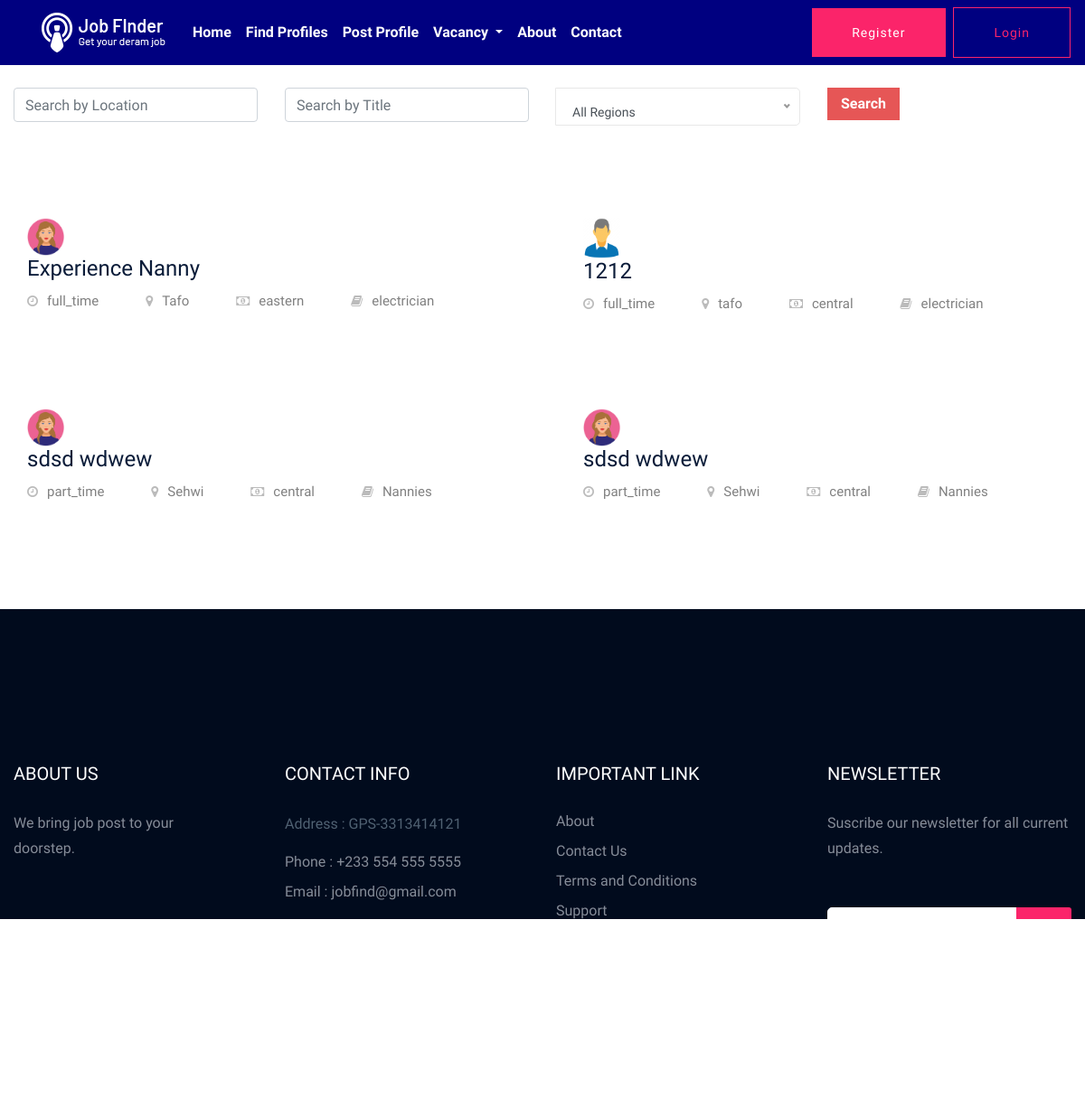
The page /profile_list on the database its author committed.
### app/models.py (models this page shows, shortened)
class PostProfile(models.Model):
    name = models.CharField(max_length=200)
    title = models.CharField(max_length=200)
    location = models.CharField(max_length=100)
    category = models.ForeignKey(Category, on_delete=models.CASCADE)
    REGIONS_CHOICES = [
    ('ashanti', 'Ashanti Region'),
    ('brong', 'Brong Region'),
    ('central', 'Central Region '),
    ('eastern', 'Eastern Region '),
    ('greater_accra', 'Greater Accra Region'),
    ('northern', 'Northern Region '),
    ('savannah', 'Savannah Region '),
    ('north_east', 'North-East Region '),
    ('upper_east', 'Upper East Region '),
    ('bono_east', 'Bono East Region '),
    ('ahafo', 'Ahafo Region '),
    ('oti', 'Oti Region '),
    ('volta', 'Volta Region'),
    ('western', 'Western Region'),
    ('western_north', 'Western North Region'),
    ('upper_west', 'Upper West Region '),
]
    GENDER = [
        ('Male', 'Male'),
        ('Female', 'Female'),
        ('Other', 'Other'),
    ]
    EDU_LEVEL = [
        ('JHS', 'JHS'),
        ('SHS', 'SHS'),
        ('Tertiary', 'Tertiary'),
        ('None', 'None'),
        ('Other', 'Other'),
    ]
    AVAILABILITY_CHOICES = [
        ('full_time', 'Full Time'),
        ('part_time', 'Part Time'),
    ]
    availability_type = models.CharField(max_length=20, choices=AVAILABILITY_CHOICES)
    age = models.IntegerField()
    sex = models.CharField(max_length=20, choices=GENDER)
    region = models.CharField(max_length=20, choices=REGIONS_CHOICES)
    charges = models.DecimalField(max_digits=10, decimal_places=2, null=True, blank=True)
    education_level = models.CharField(max_length=20, choices=EDU_LEVEL)
    phone_number = models.CharField(max_length=20, null=True, blank=True)
    email = models.EmailField(null=True, blank=True)
    sample_works = models.ImageField(upload_to='sample_works/', null=True, blank=True)
    description = models.TextField()
    skills_abilities = models.TextField()
    date_posted = models.DateField(auto_created=True,default=timezone.now)
    is_approved = models.BooleanField(default=False)

class Category(models.Model):
    name = models.CharField(max_length=100)
    def __str__(self):
        return self.name

### app/views.py (the view)
# urls.py: path('profile_list', views.profile_list, name="profile_list"),
def profile_list(request):
    location_query = request.GET.get('location')
    title_query = request.GET.get('title')
    region_query = request.GET.get('region')
    profiles = PostProfile.objects.all()
    if location_query:
        profiles = profiles.filter(location__icontains=location_query)
    if title_query:
        profiles = profiles.filter(title__icontains=title_query)
    if region_query:
        profiles = profiles.filter(region__iexact=region_query)
    regions = PostProfile.REGIONS_CHOICES
    context = {
        'profiles': profiles,
        'location_query': location_query,
        'title_query': title_query,
        'region_query': region_query,
        'regions': regions,
    }
    return render(request, 'profile_list.html', context)

### app/templates/profile_list.html (shortened to what this page needs)
{% extends 'base.html' %}
{% load static %}
{% block content %}
<div class="container text" style="padding-top: 25px;">
    <div class="row">
        <div class="col-md-3">
            <form method="GET" action="{% url 'profile_list' %}">
                <div class="input-group mb-3">
                    <input class="form-control" type="text" placeholder="Search by Location" name="location" value="{% if location_query %}{{ location_query }}{% endif %}">
                </div>
            </div>
            <div class="col-md-3">
                <div class="input-group mb-3">
                    <input class="form-control" type="text" placeholder="Search by Title" name="title" value="{% if title_query %}{{ title_query }}{% endif %}">
                </div>
            </div>
            <div class="col-md-3">
                <div class="input-group mb-3">
                </div>
            </div>
            <div class="col-md-3">
                <button class="btns " type="submit">Search</button>
        </div>
    </div>
</div>
    <div class="container" style="padding: 50px 0px">
        <div class="row ">
               {% if profiles %}
    {% for profile in profiles %}
           <div class="col-xl-6">
 <a style="color:red" href="{% url 'job_details' profile.pk %}">   <div class="featured-profiles-wrapper">
        <div class="single-job-items mb-30" style="background-color: white">
            <div class="job-items">
                    <div class="company-img">
                        {% if profile.sex == 'Male' %}
                       <img style="height: 45px; width: 41px" src="{% static 'img/man.png' %}">
                        {% elif profile.sex == 'Female' %}
                        <img style="height: 67 px; width: 41px" src="{% static 'img/woman.jpg' %}">
                        {% endif %}
                    </div>
                <div class="job-tittle">
                    <h4>{{ profile.title }}</h4>
                    <ul>
                        <li><i class="fa fa-clock"></i>{{ profile.availability_type }}</li>
                        <li><i class="fa fa-map-marker"></i>{{ profile.location }}</li>
                        <li><i class="fa fa-money"></i>{{ profile.region }}</li>
                        <li><i class="fa fa-book"></i>{{ profile.category }}</li>
                    </ul>
                </div>
            </div>
        </div>
    </div>
                      </a>
</div>
    {% endfor %}
{% else %}
            <div class="col-md-12" style="padding: 50px 0px 80px 0px">
                <h3 class="text-center;text-align:center ">No results found for '{{ request.GET.q }}'.</h3>
            </div>
        {% endif %}
        </div>
    </div>
    {% endblock %}

### app/templates/profile_list.html (style rules this page uses)
.btns { background-color: rgb(230, 86, 86); padding: 6px 15px; color: white; border: none; font-weight: 700; }

### rows shown on the page
PostProfile: title "Experience Nanny", availability_type "full_time", location "Tafo", region "eastern", category "electrician"
PostProfile: title "1212", availability_type "full_time", location "tafo", region "central", category "electrician"
PostProfile: title "sdsd wdwew", availability_type "part_time", location "Sehwi", region "central", category "Nannies"
PostProfile: title "sdsd wdwew", availability_type "part_time", location "Sehwi", region "central", category "Nannies"
